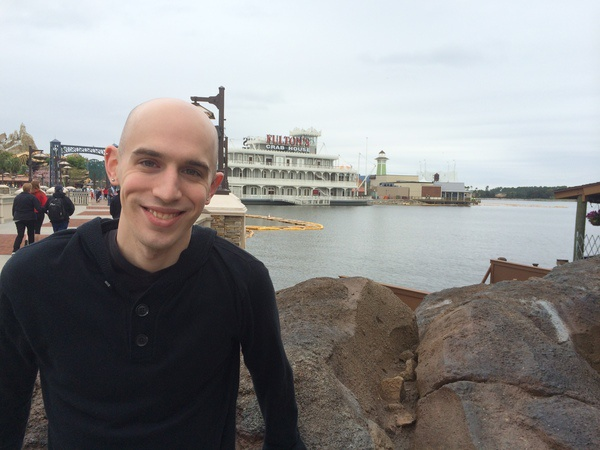
#> input picture 01__Basics/01.01-Loading_displaying_saving_imgs/newimage.jpg, 600 x 450 px, given in place of the camera
$ python track.py
#> lines starting #> are read from the running program, lines starting #| are printed output that depends on the picture; after the words box and inside, x2 and y2 are one past the last pixel; in counts of white or black regions, pixels touching at a corner belong together
# USAGE
# python track.py
# python track.py --video BallTracking_01.mp4

# import the necessary packages
import argparse
import imutils
import cv2


# define the color ranges
colorRanges = [
	((29, 86, 6), (64, 255, 255), "green"),
	((57, 68, 0), (151, 255, 255), "blue")]

# if a video path was not supplied, select 0 and grab the reference to the webcam
camera = cv2.VideoCapture(0)
#camera = cv2.VideoCapture("11 - CV Case Studies/11.04-Object tracking in video/BallTracking_01.mp4")

# keep looping
while True:
	# grab the current frame
	(grabbed, frame) = camera.read()
#> frame is the input picture: shape (450, 600, 3); mean B, G, R 139.8, 140.1, 141

	# if we are viewing a video and we did not grab a frame, then we have reached the end of the video
	#if args.get("video") and not grabbed:
	#	break

	# resize the frame, blur it, and convert it to the HSV color space
	frame   = imutils.resize(frame, width=600)
	blurred = cv2.GaussianBlur(frame, (11, 11), 0)
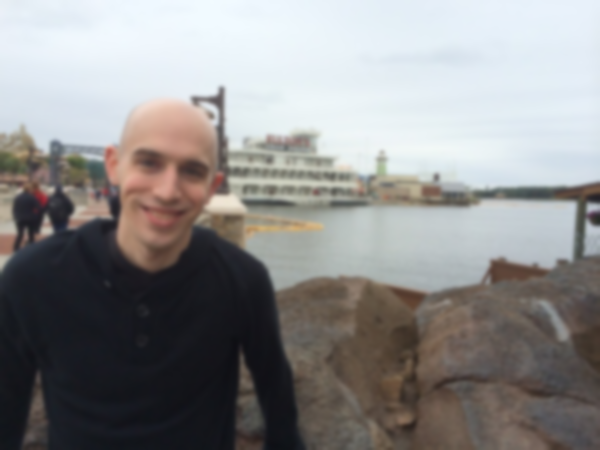
#> blurred: shape (450, 600, 3); mean B, G, R 139.8, 140.1, 141
	hsv     = cv2.cvtColor(frame, cv2.COLOR_BGR2HSV)
#> hsv: shape (450, 600, 3); mean H, S, V 75, 39.3, 148.8

	# loop over the color ranges
	for (lower, upper, colorName) in colorRanges:
		# construct a mask for all colors in the current HSV range, then
		# perform a series of dilations and erosions to remove any small
		# blobs left in the mask
		mask = cv2.inRange(hsv, lower, upper)
		mask = cv2.erode(mask, None, iterations=2)
		mask = cv2.dilate(mask, None, iterations=2)

		# find contours in the mask
		cnts = cv2.findContours(mask.copy(), cv2.RETR_EXTERNAL,	cv2.CHAIN_APPROX_SIMPLE)
		cnts = imutils.grab_contours(cnts)

		# only proceed if at least one contour was found
		if len(cnts) > 0:
			# find the largest contour in the mask, then use it to compute
			# the minimum enclosing circle and centroid
			c = max(cnts, key=cv2.contourArea)
			((x, y), radius) = cv2.minEnclosingCircle(c)
			M = cv2.moments(c)
			(cX, cY) = (int(M["m10"] / M["m00"]), int(M["m01"] / M["m00"]))

			# only draw the enclosing circle and text if the radious meets a minimum size
			if radius > 10:
				cv2.circle(frame, (int(x), int(y)), int(radius), (0, 255, 255), 2)
				cv2.putText(frame, colorName, (cX, cY), cv2.FONT_HERSHEY_SIMPLEX,
					1.0, (0, 255, 255), 2)
#> this loop made 2 passes
#> (x, y, radius, cX, cY) on pass 2: (143.5, 437.5, 41.14, 146, 431)
#> cnts on pass 1: 0 contours
#> pass 1, `mask = cv2.inRange(hsv, lower, upper)`:
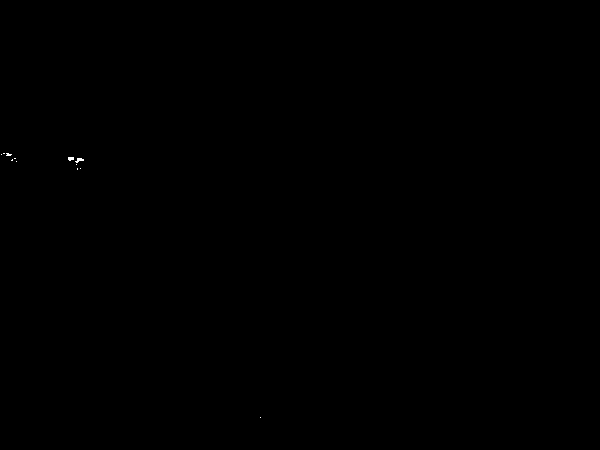
#> mask: shape (450, 600); 0.03% white in thin lines or dots, all inside (x1, y1, x2, y2) = (1, 153, 261, 418)
#> pass 2, `mask = cv2.inRange(hsv, lower, upper)`:
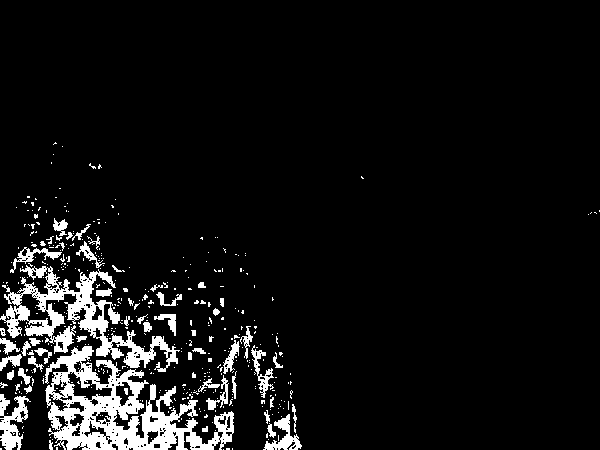
#> mask: shape (450, 600); 7.4% white; 423 white regions (369 under 20 px), largest, box (x1, y1, x2, y2) and area: (45, 346, 234, 450) 8057, (0, 265, 180, 372) 5200, (0, 394, 31, 450) 870
#> pass 2, `mask = cv2.erode(mask, None, iterations=2)`:
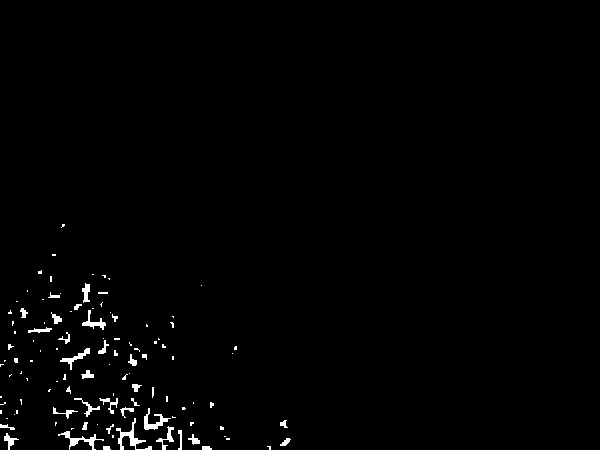
#> mask: shape (450, 600); 1.2% white; 110 white regions (72 under 20 px), largest, box (x1, y1, x2, y2) and area: (116, 418, 152, 450) 283, (58, 431, 104, 450) 221, (144, 408, 171, 430) 205
#> after the loop:
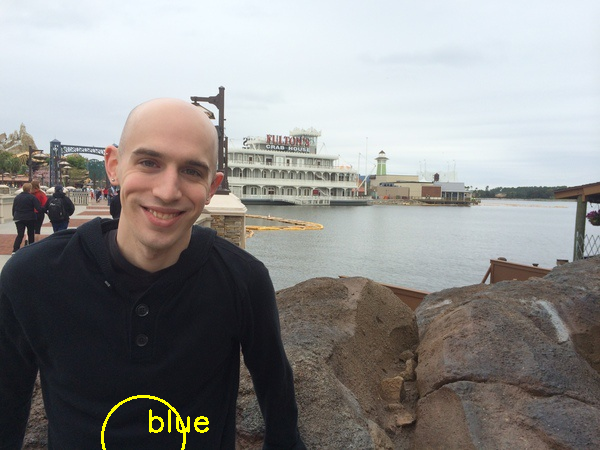
#> frame: shape (450, 600, 3); 0.35% of pixels changed, all inside (x1, y1, x2, y2) = (101, 395, 209, 450)

	# show the frame to our screen
	cv2.imshow("Frame", frame)
	key = cv2.waitKey(1) & 0xFF
#> (key q is pressed here)

	# if the 'q' key is pressed, stop the loop
	if key == ord("q"):
		break

# cleanup the camera and close any open windows
camera.release()
cv2.destroyAllWindows()
